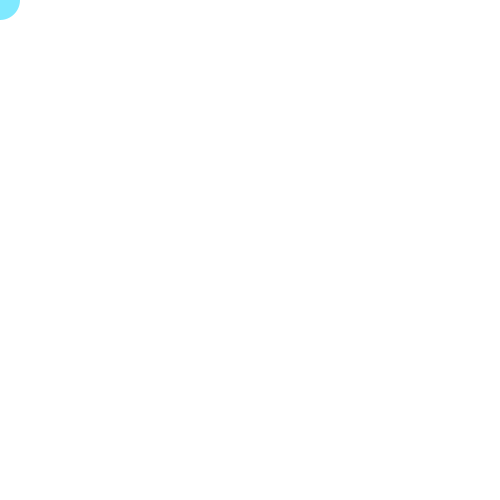
Frame 1 (no input)
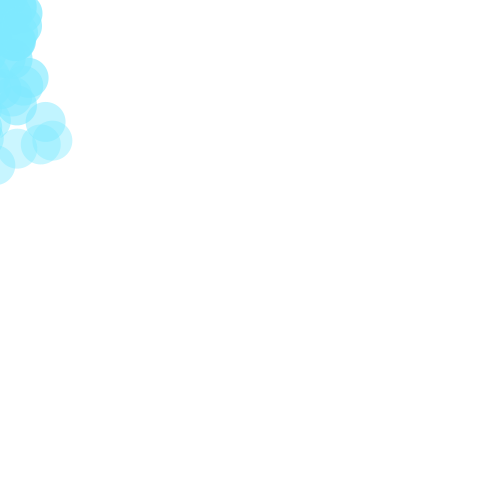
Frame 60 (the mouse pressed at the canvas centre just before this capture)
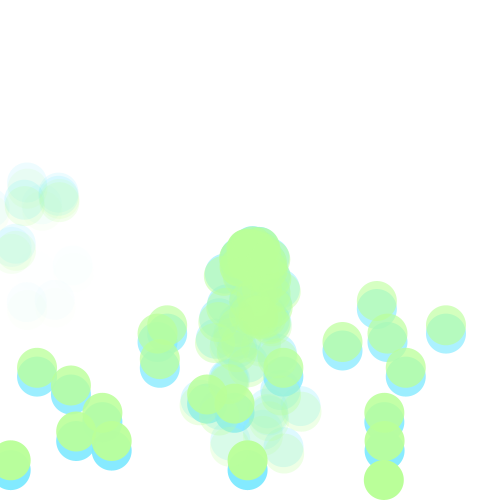
Frame 120 (the mouse held since frame 60 and released just before this capture)

The Processing sketch that drew these frames (run headless with seeded random() and noise(); from frame 60 on, the mouse is pressed at the canvas centre):

// Processing sketch: Particle_System_2014_12_15
// ── Particle_System_2014_12_15.pde
ArrayList<Particle> part = new ArrayList<Particle>();
float sz = 40;


void setup() {
  size(500, 500);
  colorMode(HSB, 360, 100, 100, 100);
  noStroke();
}

void draw() {
  background(0, 0, 100);
  part.add(new Particle(mouseX, mouseY, random(-1, 1), random(-1, 1)));
  for (int i = part.size ()-1; i>=0; i--) {
    Particle p = part.get(i);
    p.display();
    p.move();

    if (p.bottom()) {
      part.remove(p);
      fill(20, 50, 100);
      part.add(new Particle(random(width), height-sz/2, 0, -10));

      for (int j = part.size ()-1; j>=0; j--) {
        Particle d = part.get(j);
        d.display2();
      }
    }
  }
}

class Particle {
  PVector loc, vel, acc;
  float sz, lifespan, alpha;

  Particle(float x, float y, float z, float f) {
    acc = new PVector(0, .1);
    vel = new PVector(z, f);
    loc = new PVector(x, y);
    sz = 40;
    alpha = 100;
    lifespan = 50;
  }

  void move() {
    vel.add(acc);
    loc.add(vel);
  }

  void display() {
    fill(190, 50, 100, alpha);
    ellipse(loc.x, loc.y, sz, sz);
    alpha --;
  }
  
  void display2() {
    fill(100, 40, 100, alpha);
    ellipse(loc.x, loc.y, sz, sz);
    alpha --;
  }

  boolean bottom() {
    if (loc.y+sz/2 > height) {
      return true;
    } else {
      return false;
    }
  }
}
